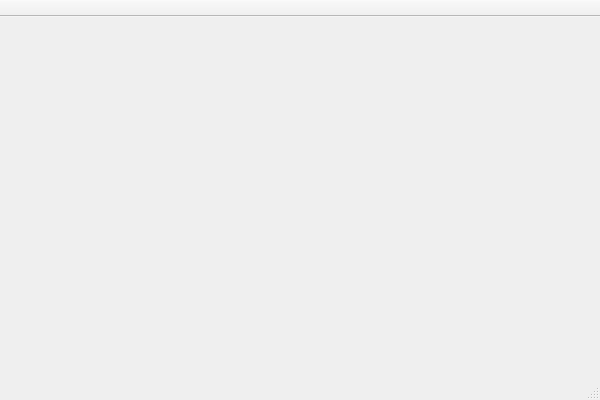
<?xml version="1.0" encoding="UTF-8"?>
<ui version="4.0">
 <class>account_books_widgetClass</class>
 <widget class="QMainWindow" name="account_books_widgetClass">
  <property name="geometry">
   <rect>
    <x>0</x>
    <y>0</y>
    <width>600</width>
    <height>400</height>
   </rect>
  </property>
  <property name="windowTitle">
   <string>account_books_widget</string>
  </property>
  <widget class="QWidget" name="centralWidget"/>
  <widget class="QMenuBar" name="menuBar">
   <property name="geometry">
    <rect>
     <x>0</x>
     <y>0</y>
     <width>600</width>
     <height>23</height>
    </rect>
   </property>
  </widget>
  <widget class="QToolBar" name="mainToolBar">
   <property name="movable">
    <bool>false</bool>
   </property>
   <attribute name="toolBarArea">
    <enum>TopToolBarArea</enum>
   </attribute>
   <attribute name="toolBarBreak">
    <bool>false</bool>
   </attribute>
  </widget>
  <widget class="QStatusBar" name="statusBar"/>
 </widget>
 <layoutdefault spacing="6" margin="11"/>
 <resources>
  <include location="account_books_widget.qrc"/>
 </resources>
 <connections/>
</ui>
